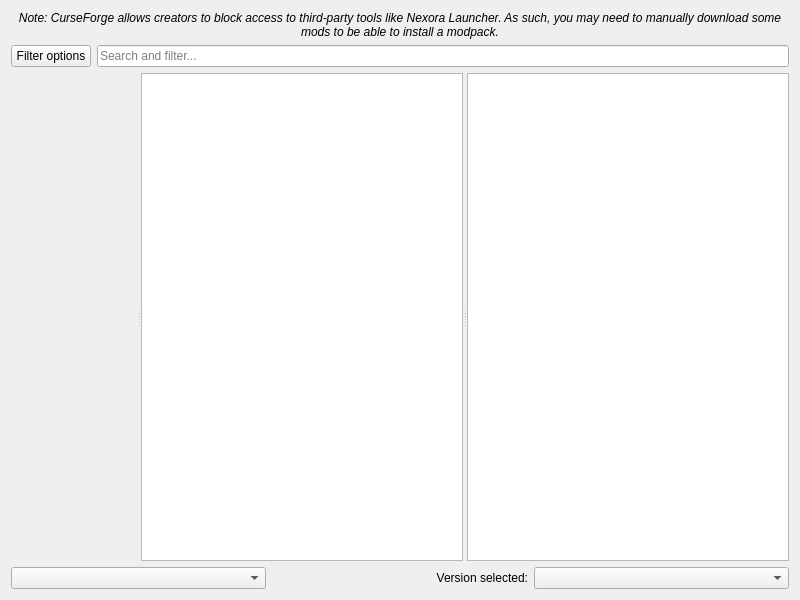
<?xml version="1.0" encoding="UTF-8"?>
<ui version="4.0">
 <class>FlamePage</class>
 <widget class="QWidget" name="FlamePage">
  <property name="geometry">
   <rect>
    <x>0</x>
    <y>0</y>
    <width>800</width>
    <height>600</height>
   </rect>
  </property>
  <layout class="QVBoxLayout" name="verticalLayout">
   <item>
    <widget class="QLabel" name="label_2">
     <property name="font">
      <font>
       <italic>true</italic>
      </font>
     </property>
     <property name="text">
      <string>Note: CurseForge allows creators to block access to third-party tools like Nexora Launcher. As such, you may need to manually download some mods to be able to install a modpack.</string>
     </property>
     <property name="alignment">
      <set>Qt::AlignCenter</set>
     </property>
     <property name="wordWrap">
      <bool>true</bool>
     </property>
    </widget>
   </item>
   <item>
    <layout class="QHBoxLayout" name="horizontalLayout">
     <item>
      <widget class="QPushButton" name="filterButton">
       <property name="text">
        <string>Filter options</string>
       </property>
      </widget>
     </item>
     <item>
      <widget class="QLineEdit" name="searchEdit">
       <property name="placeholderText">
        <string>Search and filter...</string>
       </property>
      </widget>
     </item>
    </layout>
   </item>
   <item>
    <widget class="QSplitter" name="splitter">
     <property name="sizePolicy">
      <sizepolicy hsizetype="Expanding" vsizetype="Expanding">
       <horstretch>0</horstretch>
       <verstretch>0</verstretch>
      </sizepolicy>
     </property>
     <property name="orientation">
      <enum>Qt::Horizontal</enum>
     </property>
     <widget class="QWidget" name="widget" native="true"/>
     <widget class="QListView" name="packView">
      <property name="horizontalScrollBarPolicy">
       <enum>Qt::ScrollBarAlwaysOff</enum>
      </property>
      <property name="alternatingRowColors">
       <bool>true</bool>
      </property>
      <property name="iconSize">
       <size>
        <width>48</width>
        <height>48</height>
       </size>
      </property>
      <property name="verticalScrollMode">
       <enum>QAbstractItemView::ScrollPerPixel</enum>
      </property>
     </widget>
     <widget class="ProjectDescriptionPage" name="packDescription">
      <property name="openExternalLinks">
       <bool>true</bool>
      </property>
      <property name="openLinks">
       <bool>true</bool>
      </property>
     </widget>
    </widget>
   </item>
   <item>
    <layout class="QHBoxLayout">
     <item>
      <widget class="QComboBox" name="sortByBox"/>
     </item>
     <item>
      <widget class="QLabel" name="label">
       <property name="text">
        <string>Version selected:</string>
       </property>
       <property name="alignment">
        <set>Qt::AlignRight|Qt::AlignTrailing|Qt::AlignVCenter</set>
       </property>
      </widget>
     </item>
     <item>
      <widget class="QComboBox" name="versionSelectionBox"/>
     </item>
    </layout>
   </item>
  </layout>
 </widget>
 <customwidgets>
  <customwidget>
   <class>ProjectDescriptionPage</class>
   <extends>QTextBrowser</extends>
   <header>ui/widgets/ProjectDescriptionPage.h</header>
  </customwidget>
 </customwidgets>
 <tabstops>
  <tabstop>packView</tabstop>
  <tabstop>packDescription</tabstop>
  <tabstop>sortByBox</tabstop>
  <tabstop>versionSelectionBox</tabstop>
 </tabstops>
 <resources/>
 <connections/>
</ui>
